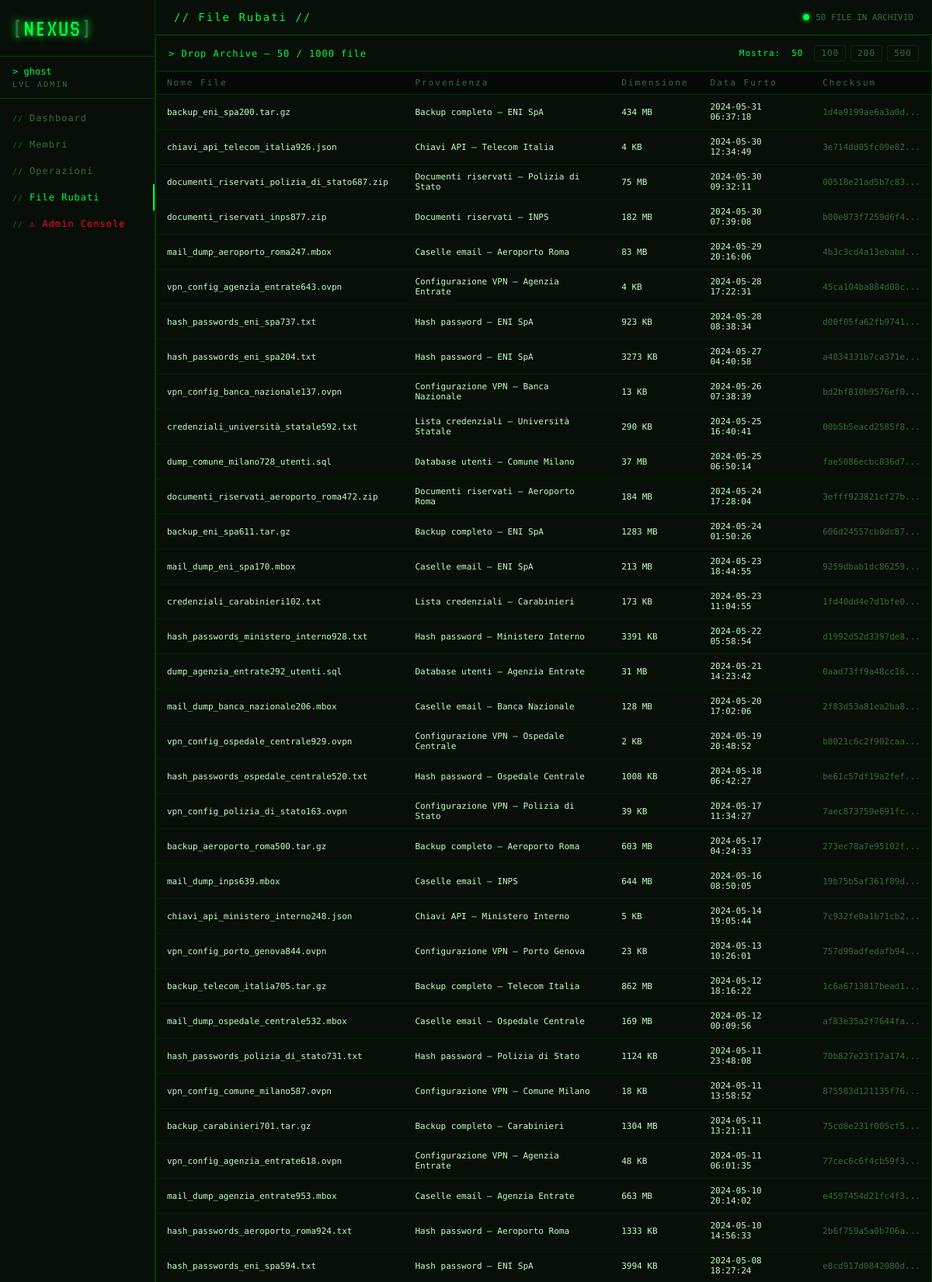
The app's page /n3xu5dr4k7f2x1m8/drops.php (signed in, upper part) with its own data.
### tables this page shows
CREATE TABLE h_drops (
    id          INT AUTO_INCREMENT PRIMARY KEY,
    nome_file   VARCHAR(200),
    provenienza VARCHAR(200),
    dimensione  VARCHAR(30),
    data_furto  DATETIME,
    checksum    VARCHAR(100)
);

### n3xu5dr4k7f2x1m8/drops.php (the view, shortened to what this page needs)
<?php
$pdo     = get_db();
$allowed = [50, 100, 200, 500];
$raw     = (int)($_GET['limit'] ?? 50);
$limit   = in_array($raw, $allowed) ? $raw : 50;
$total   = (int)$pdo->query("SELECT COUNT(*) FROM h_drops")->fetchColumn();
$stmt = $pdo->prepare("SELECT * FROM h_drops ORDER BY data_furto DESC LIMIT ?");
$stmt->execute([$limit]);
$rows = $stmt->fetchAll();
?>
<!DOCTYPE html>
<html lang="it">
<head>
    <link rel="stylesheet" href="./css/hacker-dash.css">
</head>
<body>
<div class="hacker-layout">
    <?php include './includes/h-sidebar.php'; ?>
    <main class="h-main">
        <div class="h-topbar">
            <span class="h-title">// File Rubati //</span>
            <span class="h-status"><span class="blink-dot"></span> <?= count($rows) ?> FILE IN ARCHIVIO</span>
        </div>
        <div class="h-panel full">
            <div class="h-panel-title" style="display:flex;align-items:center;justify-content:space-between">
                <span>&gt; Drop Archive — <?= count($rows) ?> / <?= $total ?> file</span>
                <span style="font-size:11px;font-weight:normal;display:flex;gap:6px;align-items:center">
                    Mostra:
                    <?php foreach ([50,100,200,500] as $l): ?>
                    <a href="?limit=<?= $l ?>"
                       style="padding:3px 8px;border-radius:2px;text-decoration:none;font-family:var(--mono);
                              background:<?= $l===$limit?'var(--gold)':'var(--navy3)' ?>;
                              color:<?= $l===$limit?'var(--navy)':'var(--muted)' ?>;
                              border:1px solid <?= $l===$limit?'var(--gold)':'var(--border)' ?>">
                        <?= $l ?>
                    </a>
                    <?php endforeach; ?>
                </span>
            </div>
            <table class="h-table">
                <thead>
                    <tr>
                        <th>Nome File</th>
                        <th>Provenienza</th>
                        <th>Dimensione</th>
                        <th>Data Furto</th>
                        <th>Checksum</th>
                    </tr>
                </thead>
                <tbody>
                <?php foreach ($rows as $r): ?>
                    <tr>
                        <td class="mono"><?= htmlspecialchars($r['nome_file']) ?></td>
                        <td><?= htmlspecialchars($r['provenienza']) ?></td>
                        <td class="mono"><?= htmlspecialchars($r['dimensione']) ?></td>
                        <td class="mono"><?= htmlspecialchars($r['data_furto']) ?></td>
                        <td class="mono" style="color:var(--muted);font-size:11px"><?= htmlspecialchars($r['checksum']) ?></td>
                    </tr>
                <?php endforeach; ?>
                </tbody>
            </table>
        </div>
    </main>
</div>
</body>
</html>

### n3xu5dr4k7f2x1m8/css/hacker-dash.css (style rules this page uses)
:root { --black: #000000; --dark: #050a05; --dark2: #080f08; --dark3: #0a140a; --green: #00ff41; --green2: #00c832; --green3: #007a20; --green4: #003a10; --red: #ff0040; --orange: #ff8c00; --cyan: #00ffff; --text: #c0ffc0; --muted: #3a6a3a; --border: #0a2a0a; --sidebar: 200px; --mono: 'Share Tech Mono', monospace; --vt: 'VT323', monospace; }
*, *::before, *::after { box-sizing: border-box; margin: 0; padding: 0; }
body { background: var(--black); color: var(--text); font-family: var(--mono); min-height: 100vh; }
.hacker-layout { display: flex; min-height: 100vh; position: relative; z-index: 1; }
.h-main { margin-left: var(--sidebar); flex: 1; display: flex; flex-direction: column; }
.h-topbar { display: flex; justify-content: space-between; align-items: center; padding: 14px 24px; background: var(--dark2); border-bottom: 1px solid var(--green4); position: sticky; top: 0; z-index: 50; }
.h-title { font-size: 14px; color: var(--green); letter-spacing: 2px; }
.h-status { font-size: 11px; color: var(--muted); display: flex; align-items: center; gap: 8px; }
.blink-dot { width: 8px; height: 8px; border-radius: 50%; background: var(--green); display: inline-block; box-shadow: 0 0 6px var(--green); animation: blink 1.5s ease-in-out infinite; }
.h-panel { background: var(--dark2); border: 1px solid var(--green4); border-radius: 2px; }
.h-panel.full { grid-column: 1/-1; }
.h-panel-title { padding: 12px 16px; border-bottom: 1px solid var(--green4); font-size: 12px; color: var(--green); letter-spacing: 1px; }
.h-table { width: 100%; border-collapse: collapse; font-size: 11px; }
.h-table th { padding: 8px 14px; text-align: left; color: var(--muted); font-weight: normal; letter-spacing: 2px; border-bottom: 1px solid var(--green4); background: rgba(0,0,0,.3); }
.h-table td { padding: 9px 14px; border-bottom: 1px solid rgba(0,50,0,.5); color: var(--text); }
.mono { font-family: var(--mono); }

### records on screen
h_drops: nome_file "backup_eni_spa200.tar.gz", provenienza "Backup completo — ENI SpA", dimensione "434 MB", data_furto "2024-05-31 06:37:18", checksum "1d4a9199ae6a3a0d..."
h_drops: nome_file "chiavi_api_telecom_italia926.json", provenienza "Chiavi API — Telecom Italia", dimensione "4 KB", data_furto "2024-05-30 12:34:49", checksum "3e714dd05fc09e82..."
h_drops: nome_file "documenti_riservati_polizia_di_stato687.zip", provenienza "Documenti riservati — Polizia di Stato", dimensione "75 MB", data_furto "2024-05-30 09:32:11", checksum "00518e21ad5b7c83..."
h_drops: nome_file "documenti_riservati_inps877.zip", provenienza "Documenti riservati — INPS", dimensione "182 MB", data_furto "2024-05-30 07:39:08", checksum "b00e873f7259d6f4..."
h_drops: nome_file "mail_dump_aeroporto_roma247.mbox", provenienza "Caselle email — Aeroporto Roma", dimensione "83 MB", data_furto "2024-05-29 20:16:06", checksum "4b3c3cd4a13ebabd..."
h_drops: nome_file "vpn_config_agenzia_entrate643.ovpn", provenienza "Configurazione VPN — Agenzia Entrate", dimensione "4 KB", data_furto "2024-05-28 17:22:31", checksum "45ca104ba884d08c..."
h_drops: nome_file "hash_passwords_eni_spa737.txt", provenienza "Hash password — ENI SpA", dimensione "923 KB", data_furto "2024-05-28 08:38:34", checksum "d00f05fa62fb9741..."
h_drops: nome_file "hash_passwords_eni_spa204.txt", provenienza "Hash password — ENI SpA", dimensione "3273 KB", data_furto "2024-05-27 04:40:58", checksum "a4834331b7ca371e..."
h_drops: nome_file "vpn_config_banca_nazionale137.ovpn", provenienza "Configurazione VPN — Banca Nazionale", dimensione "13 KB", data_furto "2024-05-26 07:38:39", checksum "bd2bf810b9576ef0..."
h_drops: nome_file "credenziali_università_statale592.txt", provenienza "Lista credenziali — Università Statale", dimensione "290 KB", data_furto "2024-05-25 16:40:41", checksum "00b5b5eacd2585f8..."
h_drops: nome_file "dump_comune_milano728_utenti.sql", provenienza "Database utenti — Comune Milano", dimensione "37 MB", data_furto "2024-05-25 06:50:14", checksum "fae5086ecbc836d7..."
h_drops: nome_file "documenti_riservati_aeroporto_roma472.zip", provenienza "Documenti riservati — Aeroporto Roma", dimensione "184 MB", data_furto "2024-05-24 17:28:04", checksum "3efff923821cf27b..."
h_drops: nome_file "backup_eni_spa611.tar.gz", provenienza "Backup completo — ENI SpA", dimensione "1283 MB", data_furto "2024-05-24 01:50:26", checksum "606d24557cb0dc87..."
h_drops: nome_file "mail_dump_eni_spa170.mbox", provenienza "Caselle email — ENI SpA", dimensione "213 MB", data_furto "2024-05-23 18:44:55", checksum "9259dbab1dc86259..."
h_drops: nome_file "credenziali_carabinieri102.txt", provenienza "Lista credenziali — Carabinieri", dimensione "173 KB", data_furto "2024-05-23 11:04:55", checksum "1fd40dd4e7d1bfe0..."
h_drops: nome_file "hash_passwords_ministero_interno928.txt", provenienza "Hash password — Ministero Interno", dimensione "3391 KB", data_furto "2024-05-22 05:58:54", checksum "d1992d52d3397de8..."
h_drops: nome_file "dump_agenzia_entrate292_utenti.sql", provenienza "Database utenti — Agenzia Entrate", dimensione "31 MB", data_furto "2024-05-21 14:23:42", checksum "0aad73ff9a48cc16..."
h_drops: nome_file "mail_dump_banca_nazionale206.mbox", provenienza "Caselle email — Banca Nazionale", dimensione "128 MB", data_furto "2024-05-20 17:02:06", checksum "2f83d53a81ea2ba8..."
h_drops: nome_file "vpn_config_ospedale_centrale929.ovpn", provenienza "Configurazione VPN — Ospedale Centrale", dimensione "2 KB", data_furto "2024-05-19 20:48:52", checksum "b8021c6c2f902caa..."
h_drops: nome_file "hash_passwords_ospedale_centrale520.txt", provenienza "Hash password — Ospedale Centrale", dimensione "1008 KB", data_furto "2024-05-18 06:42:27", checksum "be61c57df19a2fef..."
h_drops: nome_file "vpn_config_polizia_di_stato163.ovpn", provenienza "Configurazione VPN — Polizia di Stato", dimensione "39 KB", data_furto "2024-05-17 11:34:27", checksum "7aec873759e691fc..."
h_drops: nome_file "backup_aeroporto_roma500.tar.gz", provenienza "Backup completo — Aeroporto Roma", dimensione "603 MB", data_furto "2024-05-17 04:24:33", checksum "273ec78a7e95102f..."
h_drops: nome_file "mail_dump_inps639.mbox", provenienza "Caselle email — INPS", dimensione "644 MB", data_furto "2024-05-16 08:50:05", checksum "19b75b5af361f89d..."
h_drops: nome_file "chiavi_api_ministero_interno248.json", provenienza "Chiavi API — Ministero Interno", dimensione "5 KB", data_furto "2024-05-14 19:05:44", checksum "7c932fe0a1b71cb2..."
h_drops: nome_file "vpn_config_porto_genova844.ovpn", provenienza "Configurazione VPN — Porto Genova", dimensione "23 KB", data_furto "2024-05-13 10:26:01", checksum "757d99adfedafb94..."
h_drops: nome_file "backup_telecom_italia705.tar.gz", provenienza "Backup completo — Telecom Italia", dimensione "862 MB", data_furto "2024-05-12 18:16:22", checksum "1c6a6713817bead1..."
h_drops: nome_file "mail_dump_ospedale_centrale532.mbox", provenienza "Caselle email — Ospedale Centrale", dimensione "169 MB", data_furto "2024-05-12 00:09:56", checksum "af83e35a2f7644fa..."
h_drops: nome_file "hash_passwords_polizia_di_stato731.txt", provenienza "Hash password — Polizia di Stato", dimensione "1124 KB", data_furto "2024-05-11 23:48:08", checksum "70b827e23f17a174..."
h_drops: nome_file "vpn_config_comune_milano587.ovpn", provenienza "Configurazione VPN — Comune Milano", dimensione "18 KB", data_furto "2024-05-11 13:58:52", checksum "875583d121135f76..."
h_drops: nome_file "backup_carabinieri701.tar.gz", provenienza "Backup completo — Carabinieri", dimensione "1304 MB", data_furto "2024-05-11 13:21:11", checksum "75cd8e231f005cf5..."
h_drops: nome_file "vpn_config_agenzia_entrate618.ovpn", provenienza "Configurazione VPN — Agenzia Entrate", dimensione "48 KB", data_furto "2024-05-11 06:01:35", checksum "77cec6c6f4cb59f3..."
h_drops: nome_file "mail_dump_agenzia_entrate953.mbox", provenienza "Caselle email — Agenzia Entrate", dimensione "663 MB", data_furto "2024-05-10 20:14:02", checksum "e4597454d21fc4f3..."
h_drops: nome_file "hash_passwords_aeroporto_roma924.txt", provenienza "Hash password — Aeroporto Roma", dimensione "1333 KB", data_furto "2024-05-10 14:56:33", checksum "2b6f759a5a0b706a..."
h_drops: nome_file "hash_passwords_eni_spa594.txt", provenienza "Hash password — ENI SpA", dimensione "3994 KB", data_furto "2024-05-08 18:27:24", checksum "e8cd917d0842080d..."

### other values on screen
$alias "ghost"
count($rows) "50"
$total "1000"
$l "50"
$l "100"
$l "200"
$l "500"
